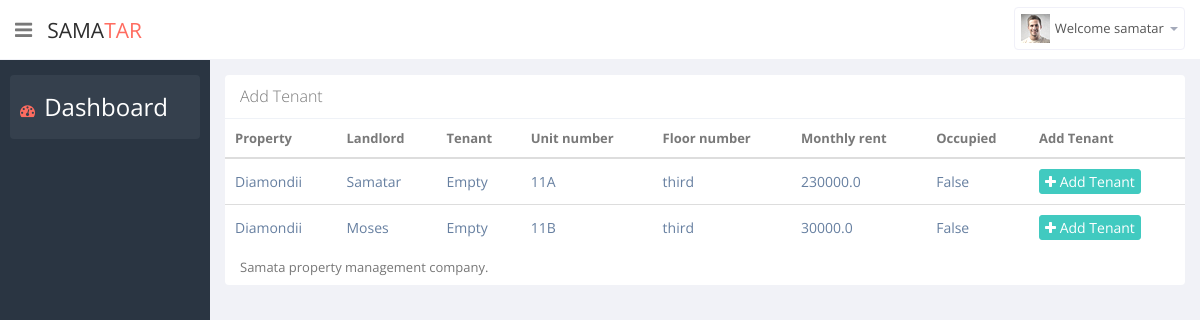
The page /detailed/property/tenant/8/ (signed in) on the database its author committed.
### property/models.py (models this page shows, shortened)
class Unit(models.Model):
    date_added = models.DateField(auto_now_add=True, null=True)
    property = models.ForeignKey(Property,on_delete=models.CASCADE)
    unit_number = models.CharField(max_length=300)
    floor_CHOICES = [('Ground', 'Ground'),
    ('Parking-Bay', 'Parking-Bay'),]
    for r in range(1,10):
        floor_CHOICES.append((num2words(r,to = 'ordinal'),num2words(r,to = 'ordinal')))
    floor_number =models.CharField(max_length=300,null=True,choices=floor_CHOICES)
    monthly_rent = models.FloatField()
    occupied = models.BooleanField(default=False)
    landlord_assigned = models.BooleanField(default=False)
    class Meta:
        ordering = ('property',)

class Property(models.Model):
    date_added = models.DateField(auto_now_add=True, null=True)
    name = models.CharField(max_length=300, unique=True)
    code = models.CharField(max_length=300, unique=True)
    estate = models.CharField(max_length=300)
    number_of_units = models.PositiveIntegerField(default=1, validators=[MinValueValidator(1)])
    number_of_floors =models.PositiveIntegerField(default=1, validators=[MinValueValidator(1)])
    def __str__(self):
        return self.name

class Landlord(models.Model):
    date_added = models.DateField(auto_now_add=True, null=True)
    name = models.CharField(max_length=300)
    ID_or_Passport = models.CharField(max_length=300)
    phone_regex = RegexValidator(regex=r'^(?:\+)', message="Phone number must be entered in the format: '+2549999999'. Up to 15 digits allowed.")
    Phone = models.CharField(validators=[phone_regex], max_length=15,null=True)
    unit = models.ForeignKey(Unit, related_name='unit_landlord', on_delete=models.CASCADE)

### property/views.py (the view)
# urls.py: re_path(r'^detailed/property/tenant/(?P<id>\d+)/', views.detailed_property_tenant, name='detailed_property_tenant'),
def detailed_property_tenant(request, id):
    property = Property.objects.get(id=id)
    units = Unit.objects.filter(property__name=property.name, occupied=False)
    return render(request, 'property/detailed_property_tenant.html', {'units': units})

### property/templates/property/detailed_property_tenant.html (shortened to what this page needs)
{% extends 'property/base_report.html' %}
{% block body %}
<div class="tab-pane" id="tab-display-expense">
    <section class="panel">
        <header class="panel-heading">
            Add Tenant
        </header>
        <table class="table table-hover p-table  responsive" width="100%" id="detailed_proper">
            <thead>
            <tr>
              <th>Property </th>
              <th>Landlord </th>
              <th>Tenant</th>
              <th>Unit number</th>
              <th>Floor number</th>
              <th>Monthly rent</th>
              <th>Occupied</th>
              <th>Add Tenant</th>
            </tr>
            </thead>
            <tbody>
            {% for r in units %}
            <tr>
                <td class="p-name">
                    <a>{{r.property}}</a>
                </td>
                {% for p in r.unit_landlord.all %}
                <td class="p-name">
                    <a>{{p.name}}</a>
                </td>
                {% empty %}
                <td class="p-name">
                    <a>Samatar</a>
                </td>
                {% endfor %}
                {% for p in r.unit_tenant.all %}
                <td class="p-name">
                    <a>{{p.name}}</a>
                </td>
                {% empty %}
                <td class="p-name">
                    <a>Empty</a>
                </td>
                {% endfor %}
                <td class="p-name">
                    <a>{{r.unit_number}}</a>
                </td>
                <td class="p-name">
                    <a>{{r.floor_number}}</a>
                </td>
                <td class="p-name">
                    <a>{{r.monthly_rent}}</a>
                </td>
                <td class="p-name">
                    <a>{{r.occupied}}</a>
                </td>
                <td class="p-name">
                     <a href="{% url 'property:add_tenant'  r.id %}" class="btn btn-primary btn-xs"><i
                             class="fa fa-plus"></i> Add Tenant </a>
                </td>
                {% empty %}
                <td class="p-name">
                    <a>There are no matching prperty for your query </a>
                </td>
            </tr>
            {% endfor %}
            </tbody>
        </table>
    </section>
</div>
{% endblock %}

### property/templates/property/base_report.html (shortened to what this page needs)
<!DOCTYPE html>
<html lang="en">
{% load static %}
{% load crispy_forms_tags %}
<head>
    <link href="{% static 'property/css/bootstrap.min.css' %}" rel="stylesheet">
    <link href="{% static 'property/css/bootstrap-reset.css' %}" rel="stylesheet">
    <link rel="stylesheet" type="text/css" href="https://cdn.jsdelivr.net/npm/daterangepicker/daterangepicker.css"/>
    <link href="{% static 'property/assets/font-awesome/css/font-awesome.css' %}" rel="stylesheet"/>
    <link href="{% static 'property/assets/jquery-easy-pie-chart/jquery.easy-pie-chart.css' %}" rel="stylesheet"
          type="text/css" media="screen"/>
    <link rel="stylesheet" href="{% static 'property/css/owl.carousel.css' %}" type="text/css">
    <link href="{% static 'property/css/slidebars.css' %}" rel="stylesheet">
    <link href="{% static 'property/css/style.css' %}" rel="stylesheet">
    <link href="{% static 'property/css/style-responsive.css' %}" rel="stylesheet"/>
    <link rel="stylesheet" type="text/css"
          href="https://cdn.datatables.net/v/dt/jszip-2.5.0/dt-1.10.18/af-2.3.0/b-1.5.2/b-colvis-1.5.2/b-flash-1.5.2/b-html5-1.5.2/b-print-1.5.2/cr-1.5.0/fh-3.1.4/r-2.2.2/datatables.min.css"/>
</head>
<body>
<section id="container">
    <header class="header white-bg">
        <div class="sidebar-toggle-box">
            <div class="fa fa-bars tooltips" data-placement="right" data-original-title="Toggle Navigation"></div>
        </div>
        <a href="{% url 'property:home' %}" class="logo">Sama<span>Tar</span></a>
        <div class="top-nav ">
            <ul class="nav pull-right top-menu">
                {% if user.is_authenticated %}
                <li class="dropdown">
                    <a data-toggle="dropdown" class="dropdown-toggle" href="#">
                        <img alt="" src="img/avatar1_small.jpg">
                        <span class="username"> Welcome {{ user.username }}</span>
                        <b class="caret"></b>
                    </a>
                </li>
                {% endif %}
            </ul>
        </div>
    </header>
    <aside>
        <div id="sidebar" class="nav-collapse ">
            <ul class="sidebar-menu" id="nav-accordion">
                <li>
                    <a class="active" href="{% url 'property:home' %}">
                        <i class="fa fa-dashboard"></i>
                        <span style="color:white; font-size:24px">Dashboard</span>
                    </a>
                </li>
            </ul>
        </div>
    </aside>
    <section id="main-content">
        <section class="wrapper site-min-height">
            {% block body %}
            {% endblock %}
        </section>
    </section>
</section>
</body>
</html>

### rows shown on the page
Unit: property "Diamondii", unit_number "11A", floor_number "third", monthly_rent "230000.0", occupied "False"
Unit: property "Diamondii", unit_number "11B", floor_number "third", monthly_rent "30000.0", occupied "False"
Landlord: name "Moses"

### other values the page prints
{{ user.username }} "samatar"
